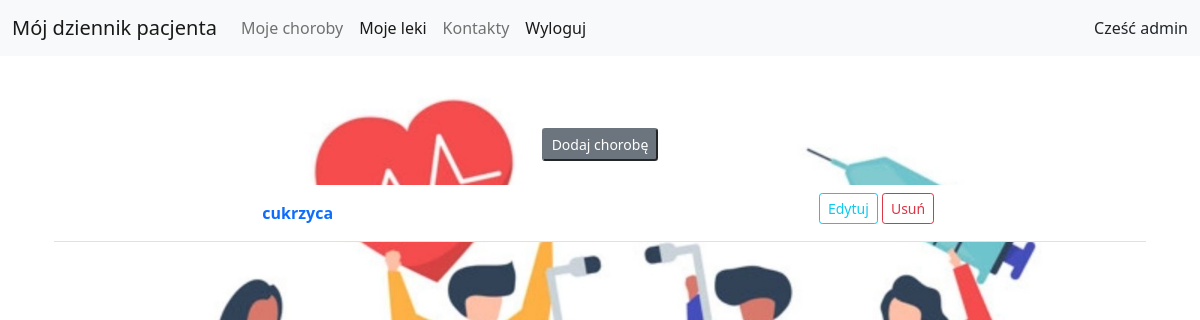
The app's page /diseases/ (signed in), older data.
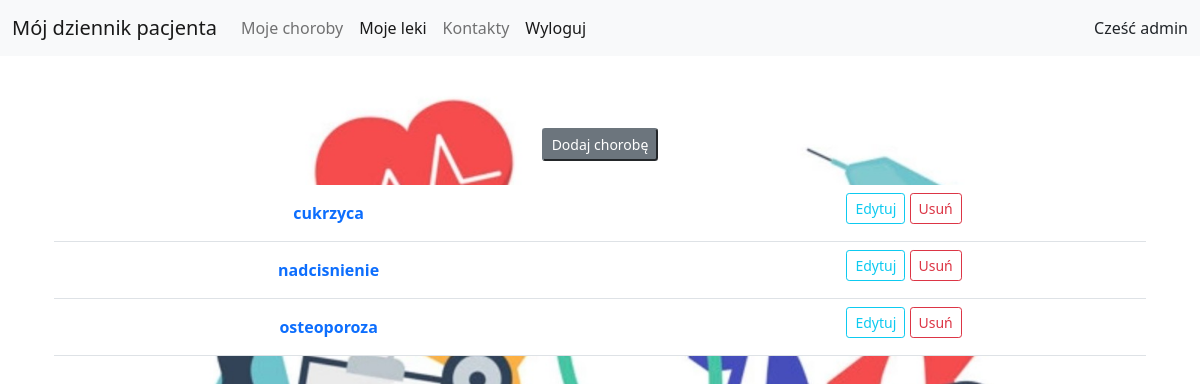
The same page, newer data.
### patientdiary/models.py (models this page shows, shortened)
class Disease(models.Model):
    name = models.CharField(max_length=128)
    description = models.TextField()

### patientdiary/views.py (the view)
# urls.py: path('diseases/', views.DiseasesListView.as_view(), name='diseases_view'),
class DiseasesListView(PermissionRequiredMixin, ListView):
    permission_required = 'patientdiary.view_disease'
    model = Disease
    template_name = 'diseases_view.html'

### accounts/models.py (called while the page is built)
    def __str__(self):
        return self.username

### accounts/templates/diseases_view.html (shortened to what this page needs)
{% extends "base.html" %}
{% block content %}
<div class="container text-center">
<br>
    <br>
    <br>
   <div class="container text-center">
          <a href="{% url 'disease_add_view' %}">
      <button type="button" class="btn-secondary btn-sm disabled" tabindex="-1" role="button" aria-disabled="true">Dodaj chorobę   </button></a
    </div>
<table class="table " >
<br>
  <tbody>
  <br>
  {% for disease in disease_list %}
    <tr>
      <th scope="row"><a class="nav-link active" href="{% url 'disease_detail_view' disease.pk %}">{{ disease.name}} </a></th>
        <th scope></th>
        <td>
        <a href="{% url 'disease_update_view' disease.pk %}">
            <button type="button" class="btn btn-outline-info btn-sm">Edytuj</button></a>
        <a href="{% url 'disease_delete_view' disease.pk %}">
            <button type="button" class="btn btn-outline-danger btn-sm">Usuń</button></a>
        </td>
    </tr>
  {% endfor %}
  </tbody>
</table>
</div>
{% endblock %}

Row changes from the older to the newer data that the page shows:
added Disease: name "nadcisnienie"
added Disease: name "osteoporoza"
